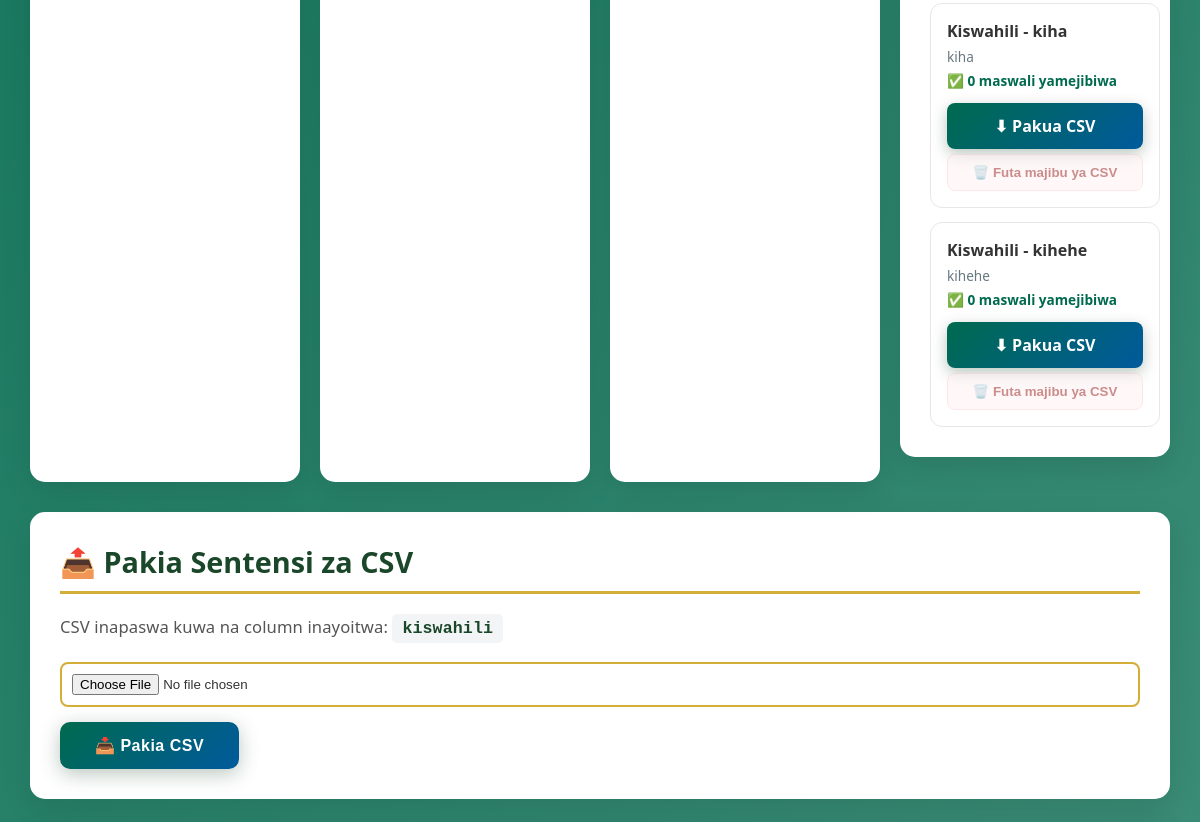
/admin (middle part), run on an earlier commit of the app's database.
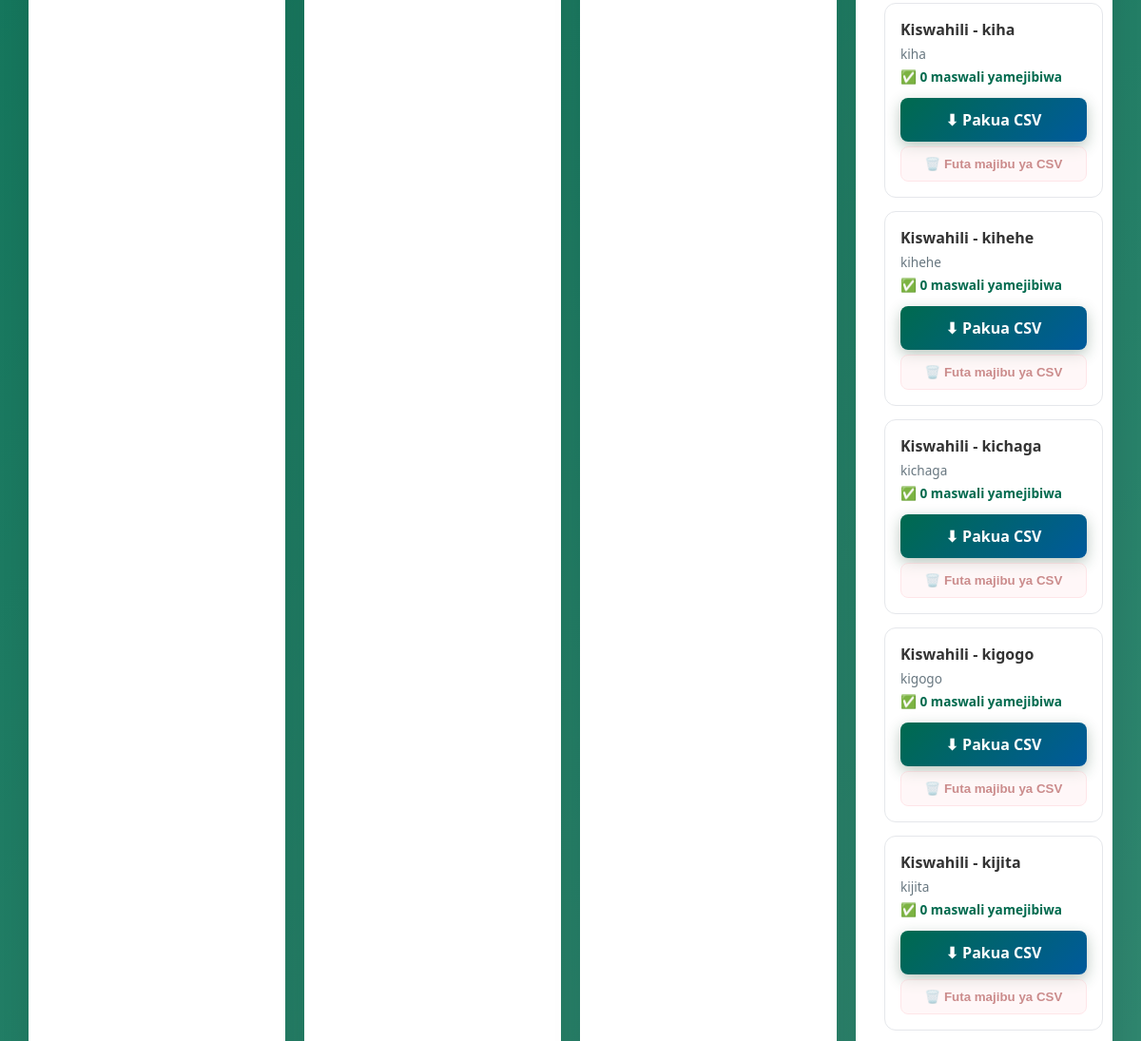
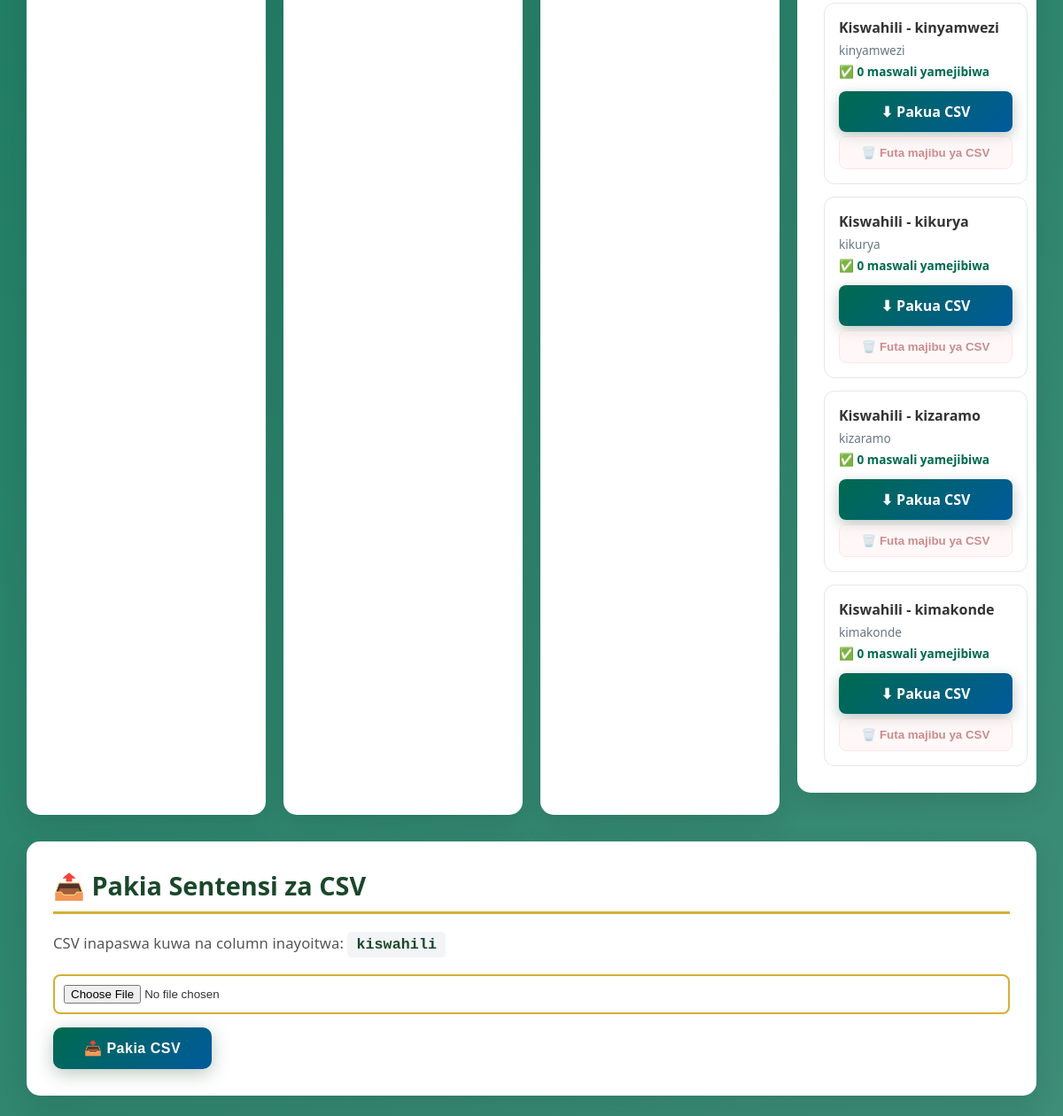
And on a later commit of the database (2 pictures, top to bottom).
### app/models.py (models this page shows)
class LanguageDataset(Base):
    __tablename__ = "language_datasets"
    id = Column(Integer, primary_key=True)
    name = Column(String(100), unique=True, nullable=False)
    source_language = Column(String(50), nullable=False)
    target_language = Column(String(50), nullable=False)
    filename = Column(String(150), nullable=False)

### app/main.py (the view)
@app.get("/admin")
def admin_dashboard(
    request: Request,
    db: Session = Depends(get_db),
):
    total_sentence_count = (
        db.query(
            Sentence
        ).count()
    )
    response_count = (
        db.query(
            Response
        ).count()
    )
    tribes = db.query(Tribe).order_by(Tribe.id).all()
    datasets = db.query(LanguageDataset).order_by(LanguageDataset.id).all()
    response_counts = dict(
        db.query(
            Response.target_language,
            func.count(Response.id),
        )
        .filter(Response.target_language.isnot(None))
        .group_by(Response.target_language)
        .all()
    )
    completed_pairs = db.query(
        Response.kiswahili,
        Response.target_language,
    ).filter(Response.target_language.isnot(None)).distinct().all()
    completed_languages = {}
    for sentence_text, language_code in completed_pairs:
        completed_languages.setdefault(sentence_text, set()).add(language_code)
    sentence_texts = db.query(Sentence.kiswahili).distinct().all()
    completed_sentence_count = sum(
        len(completed_languages.get(sentence_text, set())) >= len(tribes)
        for (sentence_text,) in sentence_texts
    )
    sentence_count = total_sentence_count - completed_sentence_count
    responses = (
        db.query(Response)
        .order_by(
            Response.id.desc()
        )
        .limit(20)
        .all()
    )
    return templates.TemplateResponse(
        request=request,
        name="admin.html",
        context={
            "sentence_count":
                sentence_count,
            "sentence_total":
                total_sentence_count,
            "response_count":
                response_count,
            "responses":
                responses,
            "tribes": tribes,
            "datasets": datasets,
            "response_counts": response_counts,
        },
    )

### app/templates/admin.html (shortened to what this page needs)
<!DOCTYPE html>
<html lang="sw">
<head>
    <link
        rel="stylesheet"
        href="/static/style.css"
    >
</head>
<body>
<div class="admin-container">
    <div class="stats">
        <div class="stat-card">
        </div>
        <div class="stat-card">
        </div>
        <div class="stat-card">
        </div>
        <div class="admin-card">
            <div class="dataset-grid">
            {% for dataset in datasets %}
                <div class="dataset-item">
                    <strong>{{ dataset.name }}</strong>
                    <span>{{ dataset.target_language }}</span>
                    <span class="dataset-count">✅ {{ response_counts.get(dataset.target_language, 0) }} maswali yamejibiwa</span>
                    <a href="/admin/download/{{ dataset.target_language }}" class="admin-button">⬇ Pakua CSV</a>
                    <button type="button" class="delete-dataset-button"
                            onclick="deleteDataset('{{ dataset.target_language }}', {{ response_counts.get(dataset.target_language, 0) }})"
                            {% if not response_counts.get(dataset.target_language, 0) %}disabled{% endif %}>
                        🗑️ Futa majibu ya CSV
                    </button>
                </div>
            {% endfor %}
            </div>
        </div>
    </div>
    <div class="admin-card">
        <h2>
            📤 Pakia Sentensi za CSV
        </h2>
        <p>
            CSV inapaswa kuwa na column inayoitwa: <code>kiswahili</code>
        </p>
        <form
            action="/admin/upload"
            method="post"
            enctype="multipart/form-data"
        >
            <input
                type="file"
                name="file"
                accept=".csv"
                required
            >
            <button
                type="submit"
                class="submit-button"
            >
                📥 Pakia CSV
            </button>
        </form>
    </div>
</div>
</body>
</html>

What changed in the data, as far as the page shows it:
added LanguageDataset: name "Kiswahili - kichaga", target_language "kichaga", get "0"
added LanguageDataset: name "Kiswahili - kigogo", target_language "kigogo", get "0"
added LanguageDataset: name "Kiswahili - kijita", target_language "kijita", get "0"
added LanguageDataset: name "Kiswahili - kinyamwezi", target_language "kinyamwezi", get "0"
added LanguageDataset: name "Kiswahili - kikurya", target_language "kikurya", get "0"
added LanguageDataset: name "Kiswahili - kizaramo", target_language "kizaramo", get "0"
added LanguageDataset: name "Kiswahili - kimakonde", target_language "kimakonde", get "0"
